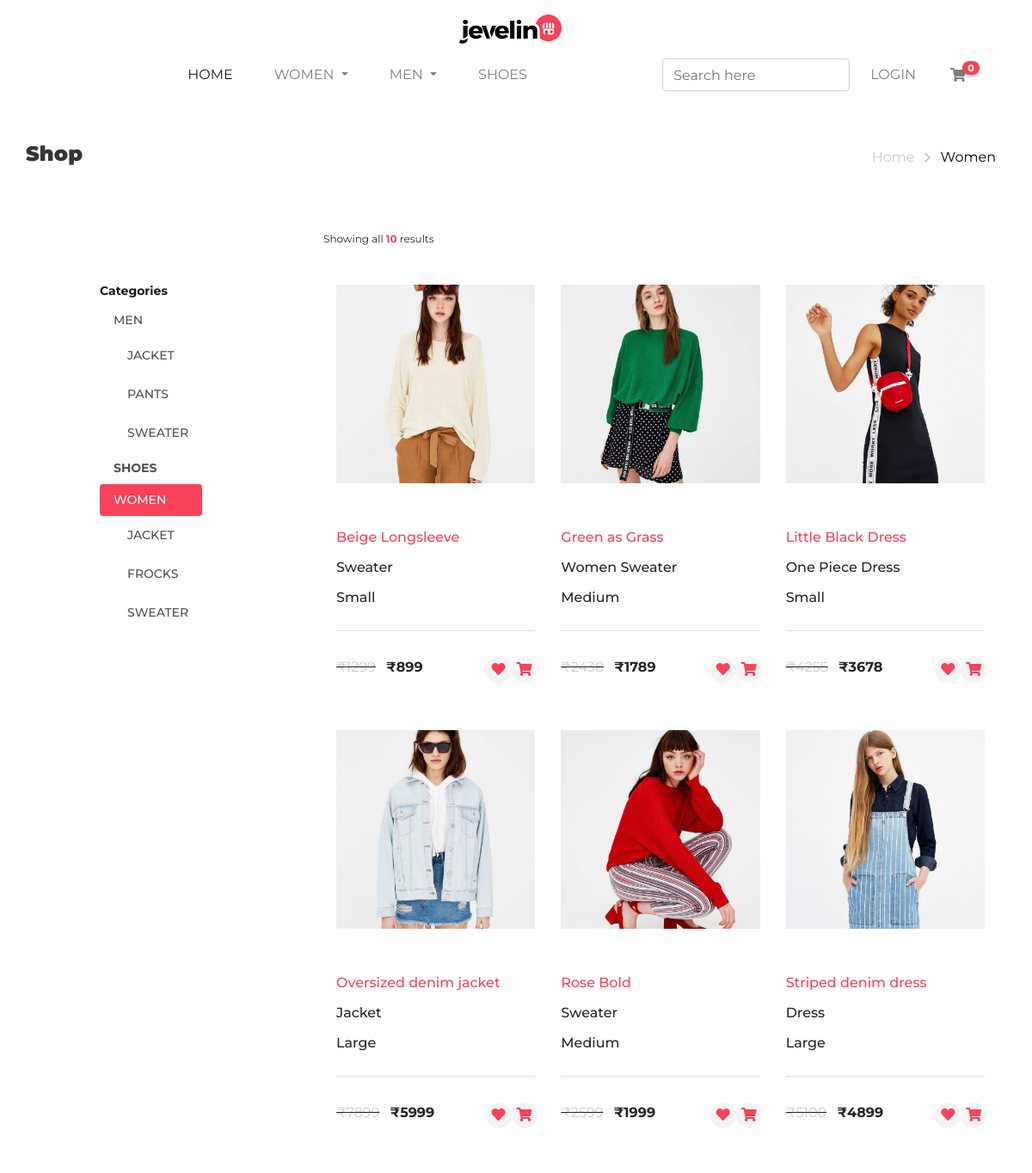
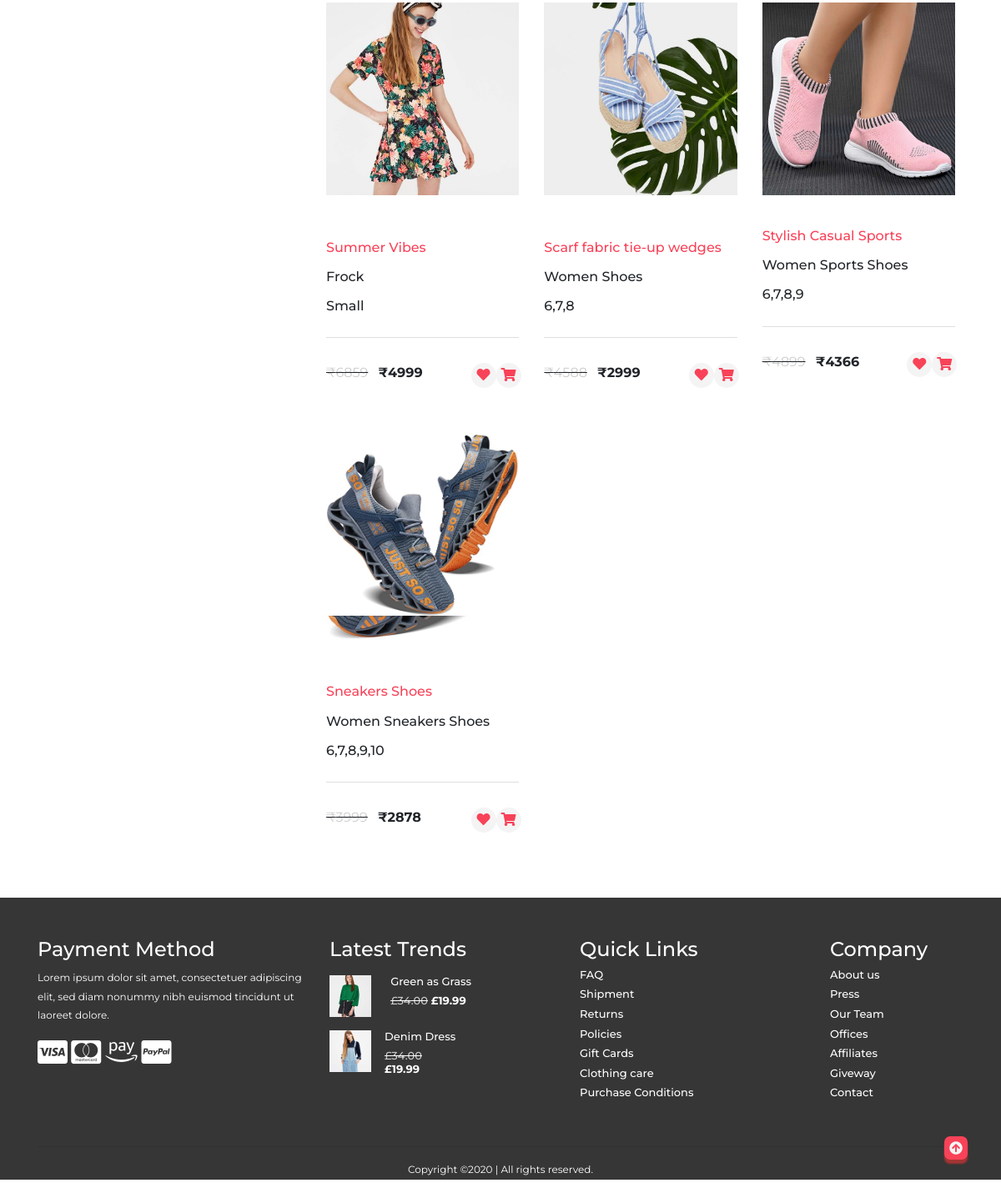
The page /women.php on the database its author committed (2 pictures, top to bottom).
### tables this page shows
CREATE TABLE IF NOT EXISTS `products` (
  `id` int(11) NOT NULL AUTO_INCREMENT,
  `prod_name` varchar(255) NOT NULL,
  `img_name` varchar(255) NOT NULL,
  `size` varchar(255) NOT NULL,
  `prod_category` varchar(255) NOT NULL,
  `price` int(11) NOT NULL,
  `cost` int(11) NOT NULL,
  `fashion` varchar(255) NOT NULL,
  `upload_time` datetime NOT NULL DEFAULT CURRENT_TIMESTAMP,
  PRIMARY KEY (`id`)
);

### women.php (the view, shortened to what this page needs)
<?php
include_once("includes/header.php");
include_once("includes/config.php");
?>
<section class="pagination-head">
    <div class="container">
        <div class="row">
            <div>
                <h2>Shop</h2>
            </div>
            <div>
                <nav aria-label="Page navigation example">
                    <ul class="pagination">
                        <li class="page-item"><a class="page-link" href="index.html">Home</a></li>
                        <li class="page-item">
                            <i class="fas fa-chevron-right page-link"></i>
                        </li>
                        <li class="page-item"><a class="page-link">Women</a></li>
                    </ul>
                </nav>
            </div>
        </div>
    </div>
</section>
<section class="sidebar-head col-12 mb-5">
    <div class="conatiner">
        <div class="row head-row">
            <?php
            include('includes/clothes_sideNav.php');
            ?>
            <div class="sidebar-right col-12">
                <div class="d-flex justify-content-between">
                    <?php
                    $sql = "SELECT * FROM products  WHERE `fashion` LIKE 'girl'";
                    $result = $conn->query($sql);
                    $count = 0;
                    if ($result->num_rows > 0) {
                        while ($row = $result->fetch_assoc()) {
                            $count++;
                        }
                    }
                    ?>
                    <div>
                        <p>Showing all <span class="font-weight-bold" style="color: #f84258;"><?php echo $count; ?></span> results</p>
                    </div>
                </div>
                <div class="container">
                    <div class="row text-left">
                        <?php
                        $sql = "SELECT * FROM products  WHERE `fashion` LIKE 'girl'";
                        $result = $conn->query($sql);
                        if ($result->num_rows > 0) {
                            while ($row = $result->fetch_assoc()) {
                                $allimg = explode(',', $row['img_name']);
                                $numofimg = count($allimg);
                        ?>
                                <div class="col-lg-4 col-md-6 col-xl-4 col-10 offset-1 offset-lg-0 offset-xl-0 offset-md-0" data-wow-duration="1.5s" data-wow-delay=".9s">
                                    <div class="card">
                                        <div class="card-header">
                                            <a href="<?php echo 'viewProducts.php?id=' . $row['id']; ?>">
                                                <?php
                                                for ($i = 0; $i < $numofimg; $i++) {
                                                ?>
                                                    <img src="admin/assets/images/products/<?php echo $allimg[$i]; ?>" class="img-fluid" alt="Front Img">
                                                <?php } ?>
                                            </a>
                                        </div>
                                        <div class="card-body">
                                            <h2 style="color: #f84258;"><?php echo $row["prod_name"]; ?></h2>
                                            <h2><?php echo $row["prod_category"]; ?> </h2>
                                            <h2><?php echo $row["size"]; ?> </h2>
                                        </div>
                                        <div class="card-footer d-flex justify-content-between">
                                            <div><del><span style="color: #ccc;">₹<?php echo $row["cost"]; ?></span></del> <span class="font-weight-bold mx-2"> ₹<?php echo $row["price"]; ?></span></div>
                                            <div class="d-flex justify-content-between w-25">
                                                <div><a class="cart" href="javascript:void(0);"><i class="fas fa-heart" data-toggle="tooltip" data-placement="top" title="Add to Wishlist" onclick="addToWish(<?php echo $row['id']; ?>)"></i></a></div>
                                                <div><a class="cart" href="javascript:void(0);"><i class="fas fa-shopping-cart" data-toggle="tooltip" data-placement="top" title="Add to Cart" onclick="addToCart(<?php echo $row['id']; ?>)"></i></a></div>
                                            </div>
                                        </div>
                                    </div>
                                </div>
                        <?php
                            }
                        }
                        ?>
                    </div>
                </div>
            </div>
        </div>
    </div>
</section>
    <?php include("includes/footer.php"); ?>

### css/style.css (style rules this page uses)
html { scroll-behavior: smooth; }
* { margin: 0; padding: 0; box-sizing: border-box; font-family: 'Montserrat', sans-serif; }
p { font-size: 12px; line-height: 1.9; }
.pagination-head { margin: 50px 0; }
.pagination-head .row { display: grid; grid-template-columns: auto auto; justify-content: space-between; }
.pagination-head .pagination .page-link { border: none; outline: none; }
.pagination-head .page-item:first-child .page-link { color: #ccc; }
.pagination-head i { color: #ccc; font-size: small; margin-top: 12px; padding: 0; }
.pagination-head .page-item:last-child .page-link { color: #000; }
.pagination-head h2 { color: #363636; font-weight: 900; font-size: 24px; }
.sidebar-head .head-row { display: grid; grid-template-columns: auto auto; justify-content: space-around; margin: 0; padding: 0 10px; }
.sidebar-right .card { padding: 0; margin: 0; border: none; outline: none; }
.sidebar-right .card h2 { padding: .5em 0; margin: 0; font-size: 1em; }
.sidebar-right .card-header { font-size: 1.6rem; font-weight: bold; background-color: #fff!important; padding: 25px 0!important; color: #111111; border: none; max-height: 300px; overflow: hidden; }
.sidebar-right .card-header img { max-height: 300px; min-width:100%; }
.sidebar-right .card-body { padding: 20px 0!important; }
.sidebar-right .card-footer { background-color: #fff!important; padding: 30px 0!important; }
.sidebar-right .cart { text-align: center; color: #f84258; }
.sidebar-right .cart i { font-size: 1rem!important; background-color: #f4f4f4; width: 30px!important; border-radius: 50%; height: 30px!important; padding: 6px; }
.card-header img:nth-child(1) { position: absolute; transition: .7s ease-out; }

### rows shown on the page
products: prod_name "Beige Longsleeve", prod_category "Sweater", size "Small", cost "1299", price "899"
products: prod_name "Green as Grass", prod_category "Women Sweater", size "Medium", cost "2438", price "1789"
products: prod_name "Little Black Dress", prod_category "One Piece Dress", size "Small", cost "4255", price "3678"
products: prod_name "Oversized denim jacket", prod_category "Jacket", size "Large", cost "7899", price "5999"
products: prod_name "Rose Bold", prod_category "Sweater", size "Medium", cost "2599", price "1999"
products: prod_name "Striped denim dress", prod_category "Dress", size "Large", cost "5100", price "4899"
products: prod_name "Summer Vibes", prod_category "Frock", size "Small", cost "6859", price "4999"
products: prod_name "Scarf fabric tie-up wedges", prod_category "Women Shoes", size "6,7,8", cost "4588", price "2999"
products: prod_name "Stylish Casual Sports", prod_category "Women Sports Shoes", size "6,7,8,9", cost "4899", price "4366"
products: prod_name "Sneakers Shoes", prod_category "Women Sneakers Shoes", size "6,7,8,9,10", cost "3999", price "2878"

### other values the page prints
$count "0"
$count "10"
